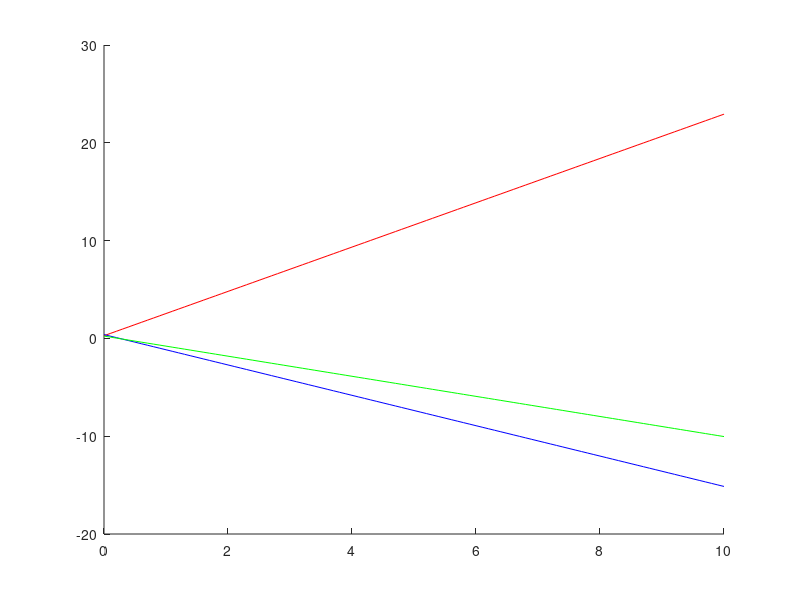
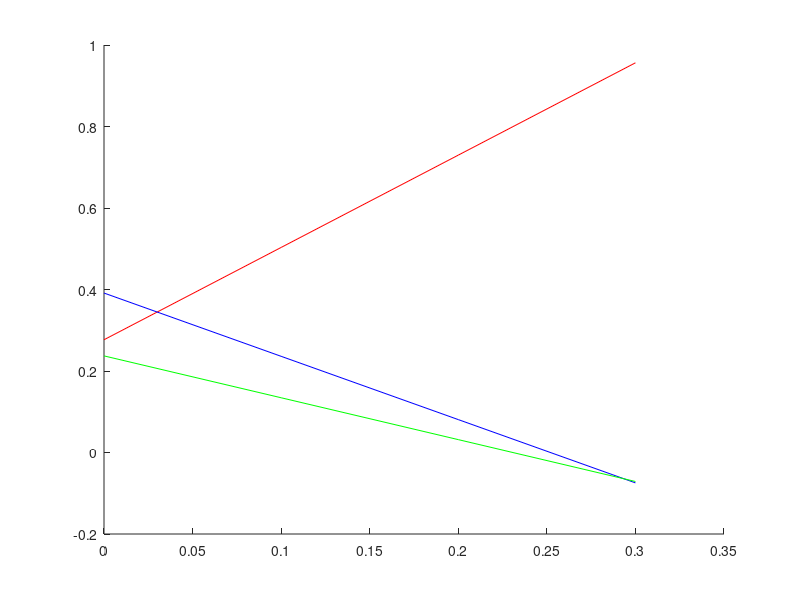

Write the MATLAB code that produced these figures, in order.
% Tekijä: Konsta Keski-Mattinen
% 19.03.2021

clear
close all

disp('Tehtävä 1')
figure('name','for-silmukka'), hold on

target = [33; 45; 3];
A = [ 36 51 13; 52 34 73; 0 7 1.1;];
x= zeros(3,1);
% Ax =target

% D ravinteet
Drav = [11;10;12];
i=0;
% x -> [A, ...; B, ...; C, ...]
for D=0:0.1:10
    i = i +1;
    x(:,i)= inv(A)*(target-D*Drav);    
end
plot(0:0.1:10, x(1,:), 'r', 0:0.1:10, x(2,:), 'b', 0:0.1:10, x(3,:), 'g');

figure('name', 'while-silmukka'), hold on
clear x D i

i=1;
D=0;
x= A\(target-D*Drav)
x_axel=[D];
D=D+0.1;
while x(1,i)>=0 && x(2,i)>=0 && x(3,i)>=0
    x=[x, A\(target-D*Drav)];
    x_axel = [x_axel, D];
    D = D + 0.1;
    i = i + 1;
end
plot(x_axel, x(1,:), 'r', x_axel, x(2,:), 'b', x_axel, x(3,:), 'g');